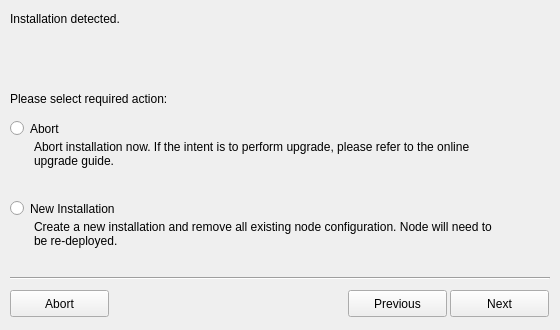
<?xml version="1.0" encoding="UTF-8"?>
<ui version="4.0">
 <class>UpgradeForm</class>
 <widget class="QWidget" name="UpgradeForm">
  <property name="geometry">
   <rect>
    <x>0</x>
    <y>0</y>
    <width>560</width>
    <height>330</height>
   </rect>
  </property>
  <property name="windowTitle">
   <string>Form</string>
  </property>
  <widget class="QPushButton" name="nextBtn">
   <property name="geometry">
    <rect>
     <x>450</x>
     <y>290</y>
     <width>99</width>
     <height>27</height>
    </rect>
   </property>
   <property name="text">
    <string>Next</string>
   </property>
  </widget>
  <widget class="QPushButton" name="prevBtn">
   <property name="geometry">
    <rect>
     <x>348</x>
     <y>290</y>
     <width>99</width>
     <height>27</height>
    </rect>
   </property>
   <property name="text">
    <string>Previous</string>
   </property>
  </widget>
  <widget class="QLabel" name="label">
   <property name="geometry">
    <rect>
     <x>10</x>
     <y>10</y>
     <width>201</width>
     <height>17</height>
    </rect>
   </property>
   <property name="text">
    <string>Installation detected.</string>
   </property>
  </widget>
  <widget class="QPushButton" name="abortBtn">
   <property name="geometry">
    <rect>
     <x>10</x>
     <y>290</y>
     <width>99</width>
     <height>27</height>
    </rect>
   </property>
   <property name="text">
    <string>Abort</string>
   </property>
  </widget>
  <widget class="Line" name="line">
   <property name="geometry">
    <rect>
     <x>10</x>
     <y>270</y>
     <width>540</width>
     <height>16</height>
    </rect>
   </property>
   <property name="orientation">
    <enum>Qt::Horizontal</enum>
   </property>
  </widget>
  <widget class="QLabel" name="infoLabel">
   <property name="geometry">
    <rect>
     <x>10</x>
     <y>40</y>
     <width>461</width>
     <height>41</height>
    </rect>
   </property>
   <property name="text">
    <string/>
   </property>
  </widget>
  <widget class="QRadioButton" name="upgradeBtn">
   <property name="geometry">
    <rect>
     <x>10</x>
     <y>108</y>
     <width>161</width>
     <height>41</height>
    </rect>
   </property>
   <property name="text">
    <string>Abort</string>
   </property>
  </widget>
  <widget class="QRadioButton" name="newBtn">
   <property name="geometry">
    <rect>
     <x>10</x>
     <y>188</y>
     <width>241</width>
     <height>41</height>
    </rect>
   </property>
   <property name="text">
    <string>New Installation</string>
   </property>
  </widget>
  <widget class="QLabel" name="newLabel">
   <property name="geometry">
    <rect>
     <x>34</x>
     <y>220</y>
     <width>461</width>
     <height>51</height>
    </rect>
   </property>
   <property name="text">
    <string>&lt;html&gt;&lt;head/&gt;&lt;body&gt;&lt;p&gt;Create a new installation and remove all existing node configuration. Node will need to be re-deployed. &lt;/p&gt;&lt;/body&gt;&lt;/html&gt;</string>
   </property>
   <property name="alignment">
    <set>Qt::AlignLeading|Qt::AlignLeft|Qt::AlignTop</set>
   </property>
   <property name="wordWrap">
    <bool>true</bool>
   </property>
  </widget>
  <widget class="QLabel" name="upgradeLabel">
   <property name="geometry">
    <rect>
     <x>34</x>
     <y>140</y>
     <width>461</width>
     <height>51</height>
    </rect>
   </property>
   <property name="text">
    <string>&lt;html&gt;&lt;head/&gt;&lt;body&gt;&lt;p&gt;Abort installation now. If the intent is to perform upgrade, please refer to the online upgrade guide. &lt;/p&gt;&lt;/body&gt;&lt;/html&gt;</string>
   </property>
   <property name="alignment">
    <set>Qt::AlignLeading|Qt::AlignLeft|Qt::AlignTop</set>
   </property>
   <property name="wordWrap">
    <bool>true</bool>
   </property>
  </widget>
  <widget class="QLabel" name="label_2">
   <property name="geometry">
    <rect>
     <x>10</x>
     <y>90</y>
     <width>381</width>
     <height>17</height>
    </rect>
   </property>
   <property name="text">
    <string>Please select required action:</string>
   </property>
  </widget>
 </widget>
 <tabstops>
  <tabstop>upgradeBtn</tabstop>
  <tabstop>newBtn</tabstop>
  <tabstop>nextBtn</tabstop>
  <tabstop>prevBtn</tabstop>
  <tabstop>abortBtn</tabstop>
 </tabstops>
 <resources/>
 <connections/>
</ui>
